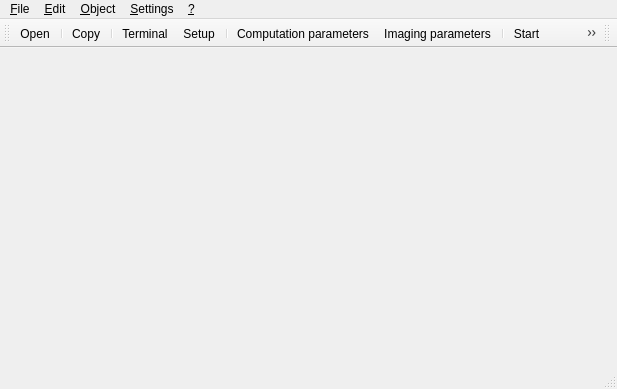
<?xml version="1.0" encoding="UTF-8"?>
<ui version="4.0">
 <class>TMainWindow</class>
 <widget class="QMainWindow" name="TMainWindow">
  <property name="geometry">
   <rect>
    <x>0</x>
    <y>0</y>
    <width>617</width>
    <height>389</height>
   </rect>
  </property>
  <property name="windowTitle">
   <string>QFEM</string>
  </property>
  <property name="windowIcon">
   <iconset resource="QFEM.qrc">
    <normaloff>:/images/main16.png</normaloff>:/images/main16.png</iconset>
  </property>
  <widget class="QWidget" name="centralWidget"/>
  <widget class="QMenuBar" name="menuBar">
   <property name="geometry">
    <rect>
     <x>0</x>
     <y>0</y>
     <width>617</width>
     <height>20</height>
    </rect>
   </property>
   <widget class="QMenu" name="menuFile">
    <property name="title">
     <string>&amp;File</string>
    </property>
    <addaction name="actionOpen"/>
    <addaction name="actionClose"/>
    <addaction name="separator"/>
    <addaction name="actionSaveAs"/>
    <addaction name="separator"/>
    <addaction name="actionExit"/>
   </widget>
   <widget class="QMenu" name="menuHelp">
    <property name="title">
     <string>&amp;?</string>
    </property>
    <addaction name="actionHelp"/>
    <addaction name="separator"/>
    <addaction name="actionAbout"/>
   </widget>
   <widget class="QMenu" name="menuSetup">
    <property name="title">
     <string>&amp;Settings</string>
    </property>
    <addaction name="actionTerminal"/>
    <addaction name="separator"/>
    <addaction name="actionAppSetup"/>
   </widget>
   <widget class="QMenu" name="menuObject">
    <property name="title">
     <string>&amp;Object</string>
    </property>
    <widget class="QMenu" name="menuImage">
     <property name="title">
      <string>&amp;Image</string>
     </property>
     <addaction name="separator"/>
     <addaction name="actionRotate"/>
     <addaction name="actionScale"/>
     <addaction name="actionTranslate"/>
     <addaction name="separator"/>
     <addaction name="actionRestore"/>
    </widget>
    <addaction name="menuImage"/>
    <addaction name="separator"/>
    <addaction name="actionStart"/>
    <addaction name="actionStop"/>
    <addaction name="actionSaveResults"/>
    <addaction name="actionAnalyse"/>
    <addaction name="actionAddExpression"/>
    <addaction name="separator"/>
    <addaction name="actionObjectParameters"/>
    <addaction name="actionSetupImage"/>
    <addaction name="separator"/>
    <addaction name="actionInfo"/>
   </widget>
   <widget class="QMenu" name="menu_Edit">
    <property name="title">
     <string>&amp;Edit</string>
    </property>
    <addaction name="actionCopy"/>
   </widget>
   <addaction name="menuFile"/>
   <addaction name="menu_Edit"/>
   <addaction name="menuObject"/>
   <addaction name="menuSetup"/>
   <addaction name="menuHelp"/>
  </widget>
  <widget class="QToolBar" name="mainToolBar">
   <attribute name="toolBarArea">
    <enum>TopToolBarArea</enum>
   </attribute>
   <attribute name="toolBarBreak">
    <bool>false</bool>
   </attribute>
   <addaction name="actionOpen"/>
   <addaction name="separator"/>
   <addaction name="actionCopy"/>
   <addaction name="separator"/>
   <addaction name="actionTerminal"/>
   <addaction name="actionAppSetup"/>
   <addaction name="separator"/>
   <addaction name="actionObjectParameters"/>
   <addaction name="actionSetupImage"/>
   <addaction name="separator"/>
   <addaction name="actionStart"/>
   <addaction name="actionStop"/>
   <addaction name="actionAnalyse"/>
   <addaction name="separator"/>
   <addaction name="actionRotate"/>
   <addaction name="actionScale"/>
   <addaction name="actionTranslate"/>
  </widget>
  <widget class="QStatusBar" name="statusBar"/>
  <widget class="QToolBar" name="toolBar">
   <property name="windowTitle">
    <string>toolBar</string>
   </property>
   <attribute name="toolBarArea">
    <enum>TopToolBarArea</enum>
   </attribute>
   <attribute name="toolBarBreak">
    <bool>false</bool>
   </attribute>
  </widget>
  <action name="actionOpen">
   <property name="icon">
    <iconset resource="QFEM.qrc">
     <normaloff>:/images/open.png</normaloff>:/images/open.png</iconset>
   </property>
   <property name="text">
    <string>&amp;Open...</string>
   </property>
   <property name="statusTip">
    <string>Opening an existing document</string>
   </property>
  </action>
  <action name="actionClose">
   <property name="text">
    <string>&amp;Close</string>
   </property>
   <property name="statusTip">
    <string>Closes the current document</string>
   </property>
  </action>
  <action name="actionExit">
   <property name="text">
    <string>E&amp;xit</string>
   </property>
   <property name="statusTip">
    <string>Closes the current document</string>
   </property>
  </action>
  <action name="actionAbout">
   <property name="icon">
    <iconset resource="QFEM.qrc">
     <normaloff>:/images/about-icon.png</normaloff>:/images/about-icon.png</iconset>
   </property>
   <property name="text">
    <string>&amp;About...</string>
   </property>
   <property name="toolTip">
    <string>About QFEM</string>
   </property>
   <property name="statusTip">
    <string>About the program</string>
   </property>
  </action>
  <action name="actionTerminal">
   <property name="checkable">
    <bool>true</bool>
   </property>
   <property name="icon">
    <iconset resource="QFEM.qrc">
     <normaloff>:/images/terminal.png</normaloff>:/images/terminal.png</iconset>
   </property>
   <property name="text">
    <string>&amp;Terminal</string>
   </property>
   <property name="statusTip">
    <string>Enable/Disable the Terminal</string>
   </property>
  </action>
  <action name="actionRotate">
   <property name="checkable">
    <bool>true</bool>
   </property>
   <property name="checked">
    <bool>true</bool>
   </property>
   <property name="icon">
    <iconset resource="QFEM.qrc">
     <normaloff>:/images/rotate-icon.png</normaloff>:/images/rotate-icon.png</iconset>
   </property>
   <property name="text">
    <string>&amp;Auto rotate</string>
   </property>
   <property name="toolTip">
    <string>Auto rotate</string>
   </property>
   <property name="statusTip">
    <string>Enable rotation of an object</string>
   </property>
  </action>
  <action name="actionTranslate">
   <property name="checkable">
    <bool>true</bool>
   </property>
   <property name="icon">
    <iconset resource="QFEM.qrc">
     <normaloff>:/images/move-icon.png</normaloff>:/images/move-icon.png</iconset>
   </property>
   <property name="text">
    <string>&amp;Translate</string>
   </property>
   <property name="toolTip">
    <string>Translate</string>
   </property>
   <property name="statusTip">
    <string>Enable the translate of the object</string>
   </property>
  </action>
  <action name="actionScale">
   <property name="checkable">
    <bool>true</bool>
   </property>
   <property name="icon">
    <iconset resource="QFEM.qrc">
     <normaloff>:/images/scale.png</normaloff>:/images/scale.png</iconset>
   </property>
   <property name="text">
    <string>&amp;Scale</string>
   </property>
   <property name="iconText">
    <string>Scale</string>
   </property>
   <property name="toolTip">
    <string>Scale</string>
   </property>
   <property name="statusTip">
    <string>Enable the scale of the object</string>
   </property>
  </action>
  <action name="actionObjectParameters">
   <property name="checkable">
    <bool>true</bool>
   </property>
   <property name="icon">
    <iconset resource="QFEM.qrc">
     <normaloff>:/images/configure.png</normaloff>:/images/configure.png</iconset>
   </property>
   <property name="text">
    <string>Сo&amp;mputation parameters...</string>
   </property>
   <property name="iconText">
    <string>Сomputation parameters</string>
   </property>
   <property name="toolTip">
    <string>The calculation parameters (elastic characteristics, boundary conditions, ...)</string>
   </property>
   <property name="statusTip">
    <string>The calculation parameters (elastic characteristics, boundary conditions, ...)</string>
   </property>
  </action>
  <action name="actionStart">
   <property name="icon">
    <iconset resource="QFEM.qrc">
     <normaloff>:/images/start-icon.png</normaloff>:/images/start-icon.png</iconset>
   </property>
   <property name="text">
    <string>&amp;Start</string>
   </property>
   <property name="toolTip">
    <string>Start calculation problem</string>
   </property>
   <property name="statusTip">
    <string>Start calculation problem</string>
   </property>
  </action>
  <action name="actionRestore">
   <property name="text">
    <string>&amp;Restore</string>
   </property>
   <property name="iconText">
    <string>Restore</string>
   </property>
   <property name="toolTip">
    <string>Restore</string>
   </property>
   <property name="statusTip">
    <string>To restore the initial image settings</string>
   </property>
  </action>
  <action name="actionAnalyse">
   <property name="icon">
    <iconset resource="QFEM.qrc">
     <normaloff>:/images/kformula.png</normaloff>:/images/kformula.png</iconset>
   </property>
   <property name="text">
    <string>&amp;Analyse...</string>
   </property>
   <property name="toolTip">
    <string>Analyse</string>
   </property>
   <property name="statusTip">
    <string>Select the function for the visualization</string>
   </property>
  </action>
  <action name="actionSaveAs">
   <property name="text">
    <string>Save &amp;As...</string>
   </property>
   <property name="toolTip">
    <string>Save As</string>
   </property>
   <property name="statusTip">
    <string>Save the current file with a new name</string>
   </property>
  </action>
  <action name="actionSetupImage">
   <property name="checkable">
    <bool>false</bool>
   </property>
   <property name="icon">
    <iconset resource="QFEM.qrc">
     <normaloff>:/images/imagesetup.png</normaloff>:/images/imagesetup.png</iconset>
   </property>
   <property name="text">
    <string>Imaging &amp;parameters...</string>
   </property>
   <property name="toolTip">
    <string>Imaging parameters</string>
   </property>
   <property name="statusTip">
    <string>Setting visualization</string>
   </property>
  </action>
  <action name="actionInfo">
   <property name="text">
    <string>In&amp;fo...</string>
   </property>
   <property name="toolTip">
    <string>About object (dimension, mesh, ...)</string>
   </property>
   <property name="statusTip">
    <string>About object (dimension, mesh, ...)</string>
   </property>
  </action>
  <action name="actionAddExpression">
   <property name="text">
    <string>Add &amp;expression...</string>
   </property>
   <property name="toolTip">
    <string>Add expression</string>
   </property>
   <property name="statusTip">
    <string>Add a new expression for the analysis</string>
   </property>
  </action>
  <action name="actionAppSetup">
   <property name="icon">
    <iconset resource="QFEM.qrc">
     <normaloff>:/images/setup-icon.png</normaloff>:/images/setup-icon.png</iconset>
   </property>
   <property name="text">
    <string>&amp;Setup...</string>
   </property>
   <property name="toolTip">
    <string>Setting the parameters of the program</string>
   </property>
   <property name="statusTip">
    <string>Setting the parameters of the program</string>
   </property>
  </action>
  <action name="actionStop">
   <property name="icon">
    <iconset resource="QFEM.qrc">
     <normaloff>:/images/stop-icon.png</normaloff>:/images/stop-icon.png</iconset>
   </property>
   <property name="text">
    <string>S&amp;top</string>
   </property>
   <property name="toolTip">
    <string>Stop current calculation process</string>
   </property>
   <property name="statusTip">
    <string>Stop current calculation process</string>
   </property>
  </action>
  <action name="actionSaveResults">
   <property name="text">
    <string>Save &amp;results...</string>
   </property>
   <property name="toolTip">
    <string>Save calculation results</string>
   </property>
   <property name="statusTip">
    <string>Save calculation results</string>
   </property>
  </action>
  <action name="actionHelp">
   <property name="text">
    <string>&amp;Help...</string>
   </property>
   <property name="toolTip">
    <string>Open Help Browser with Documentation</string>
   </property>
   <property name="statusTip">
    <string>Open Help Browser with Documentation</string>
   </property>
  </action>
  <action name="actionCopy">
   <property name="icon">
    <iconset resource="QFEM.qrc">
     <normaloff>:/images/copy.png</normaloff>:/images/copy.png</iconset>
   </property>
   <property name="text">
    <string>&amp;Copy</string>
   </property>
   <property name="toolTip">
    <string>Copy current data to Clipboard</string>
   </property>
   <property name="statusTip">
    <string>Copy current data to Clipboard</string>
   </property>
  </action>
 </widget>
 <layoutdefault spacing="6" margin="11"/>
 <resources>
  <include location="QFEM.qrc"/>
 </resources>
 <connections>
  <connection>
   <sender>actionExit</sender>
   <signal>triggered()</signal>
   <receiver>TMainWindow</receiver>
   <slot>close()</slot>
   <hints>
    <hint type="sourcelabel">
     <x>-1</x>
     <y>-1</y>
    </hint>
    <hint type="destinationlabel">
     <x>199</x>
     <y>149</y>
    </hint>
   </hints>
  </connection>
  <connection>
   <sender>actionOpen</sender>
   <signal>triggered()</signal>
   <receiver>TMainWindow</receiver>
   <slot>slotOpenDocument()</slot>
   <hints>
    <hint type="sourcelabel">
     <x>-1</x>
     <y>-1</y>
    </hint>
    <hint type="destinationlabel">
     <x>199</x>
     <y>149</y>
    </hint>
   </hints>
  </connection>
  <connection>
   <sender>actionClose</sender>
   <signal>triggered()</signal>
   <receiver>TMainWindow</receiver>
   <slot>slotCloseDocument()</slot>
   <hints>
    <hint type="sourcelabel">
     <x>-1</x>
     <y>-1</y>
    </hint>
    <hint type="destinationlabel">
     <x>199</x>
     <y>149</y>
    </hint>
   </hints>
  </connection>
  <connection>
   <sender>actionTerminal</sender>
   <signal>triggered()</signal>
   <receiver>TMainWindow</receiver>
   <slot>slotSetTerminal()</slot>
   <hints>
    <hint type="sourcelabel">
     <x>-1</x>
     <y>-1</y>
    </hint>
    <hint type="destinationlabel">
     <x>199</x>
     <y>149</y>
    </hint>
   </hints>
  </connection>
  <connection>
   <sender>actionObjectParameters</sender>
   <signal>triggered()</signal>
   <receiver>TMainWindow</receiver>
   <slot>slotSetupTaskParams()</slot>
   <hints>
    <hint type="sourcelabel">
     <x>-1</x>
     <y>-1</y>
    </hint>
    <hint type="destinationlabel">
     <x>199</x>
     <y>149</y>
    </hint>
   </hints>
  </connection>
  <connection>
   <sender>actionStart</sender>
   <signal>triggered()</signal>
   <receiver>TMainWindow</receiver>
   <slot>slotStartProcess()</slot>
   <hints>
    <hint type="sourcelabel">
     <x>-1</x>
     <y>-1</y>
    </hint>
    <hint type="destinationlabel">
     <x>199</x>
     <y>149</y>
    </hint>
   </hints>
  </connection>
  <connection>
   <sender>actionAnalyse</sender>
   <signal>triggered()</signal>
   <receiver>TMainWindow</receiver>
   <slot>slotAnalyseFunction()</slot>
   <hints>
    <hint type="sourcelabel">
     <x>-1</x>
     <y>-1</y>
    </hint>
    <hint type="destinationlabel">
     <x>199</x>
     <y>149</y>
    </hint>
   </hints>
  </connection>
  <connection>
   <sender>actionSaveAs</sender>
   <signal>triggered()</signal>
   <receiver>TMainWindow</receiver>
   <slot>slotSaveAsDocument()</slot>
   <hints>
    <hint type="sourcelabel">
     <x>-1</x>
     <y>-1</y>
    </hint>
    <hint type="destinationlabel">
     <x>199</x>
     <y>149</y>
    </hint>
   </hints>
  </connection>
  <connection>
   <sender>actionSetupImage</sender>
   <signal>triggered()</signal>
   <receiver>TMainWindow</receiver>
   <slot>slotSetupImageParams()</slot>
   <hints>
    <hint type="sourcelabel">
     <x>-1</x>
     <y>-1</y>
    </hint>
    <hint type="destinationlabel">
     <x>199</x>
     <y>149</y>
    </hint>
   </hints>
  </connection>
  <connection>
   <sender>actionInfo</sender>
   <signal>triggered()</signal>
   <receiver>TMainWindow</receiver>
   <slot>slotShowGabarites()</slot>
   <hints>
    <hint type="sourcelabel">
     <x>-1</x>
     <y>-1</y>
    </hint>
    <hint type="destinationlabel">
     <x>199</x>
     <y>149</y>
    </hint>
   </hints>
  </connection>
  <connection>
   <sender>actionAddExpression</sender>
   <signal>triggered()</signal>
   <receiver>TMainWindow</receiver>
   <slot>slotAddFunction()</slot>
   <hints>
    <hint type="sourcelabel">
     <x>-1</x>
     <y>-1</y>
    </hint>
    <hint type="destinationlabel">
     <x>199</x>
     <y>149</y>
    </hint>
   </hints>
  </connection>
  <connection>
   <sender>actionAppSetup</sender>
   <signal>triggered()</signal>
   <receiver>TMainWindow</receiver>
   <slot>slotAppSettings()</slot>
   <hints>
    <hint type="sourcelabel">
     <x>-1</x>
     <y>-1</y>
    </hint>
    <hint type="destinationlabel">
     <x>199</x>
     <y>149</y>
    </hint>
   </hints>
  </connection>
  <connection>
   <sender>actionStop</sender>
   <signal>triggered()</signal>
   <receiver>TMainWindow</receiver>
   <slot>slotStopProcess()</slot>
   <hints>
    <hint type="sourcelabel">
     <x>-1</x>
     <y>-1</y>
    </hint>
    <hint type="destinationlabel">
     <x>308</x>
     <y>194</y>
    </hint>
   </hints>
  </connection>
  <connection>
   <sender>actionSaveResults</sender>
   <signal>triggered()</signal>
   <receiver>TMainWindow</receiver>
   <slot>slotSaveResults()</slot>
   <hints>
    <hint type="sourcelabel">
     <x>-1</x>
     <y>-1</y>
    </hint>
    <hint type="destinationlabel">
     <x>308</x>
     <y>194</y>
    </hint>
   </hints>
  </connection>
  <connection>
   <sender>actionAbout</sender>
   <signal>triggered()</signal>
   <receiver>TMainWindow</receiver>
   <slot>slotAboutProgramm()</slot>
   <hints>
    <hint type="sourcelabel">
     <x>-1</x>
     <y>-1</y>
    </hint>
    <hint type="destinationlabel">
     <x>308</x>
     <y>194</y>
    </hint>
   </hints>
  </connection>
  <connection>
   <sender>actionHelp</sender>
   <signal>triggered()</signal>
   <receiver>TMainWindow</receiver>
   <slot>slotHelpProgramm()</slot>
   <hints>
    <hint type="sourcelabel">
     <x>-1</x>
     <y>-1</y>
    </hint>
    <hint type="destinationlabel">
     <x>308</x>
     <y>194</y>
    </hint>
   </hints>
  </connection>
  <connection>
   <sender>actionCopy</sender>
   <signal>triggered()</signal>
   <receiver>TMainWindow</receiver>
   <slot>slotDataCopy()</slot>
   <hints>
    <hint type="sourcelabel">
     <x>-1</x>
     <y>-1</y>
    </hint>
    <hint type="destinationlabel">
     <x>308</x>
     <y>194</y>
    </hint>
   </hints>
  </connection>
 </connections>
 <slots>
  <slot>slotOpenDocument()</slot>
  <slot>slotCloseDocument()</slot>
  <slot>slotSetTerminal()</slot>
  <slot>slotSetRotate()</slot>
  <slot>slotSetScale()</slot>
  <slot>slotSetTranslate()</slot>
  <slot>slotRestoreImage()</slot>
  <slot>slotSetupTaskParams()</slot>
  <slot>slotStartProcess()</slot>
  <slot>slotAnalyseFunction()</slot>
  <slot>slotSaveAsDocument()</slot>
  <slot>slotSetupImageParams()</slot>
  <slot>slotShowGabarites()</slot>
  <slot>slotAddFunction()</slot>
  <slot>slotAppSettings()</slot>
  <slot>slotStopProcess()</slot>
  <slot>slotSaveResults()</slot>
  <slot>slotAboutProgramm()</slot>
  <slot>slotHelpProgramm()</slot>
  <slot>slotDataCopy()</slot>
 </slots>
</ui>
